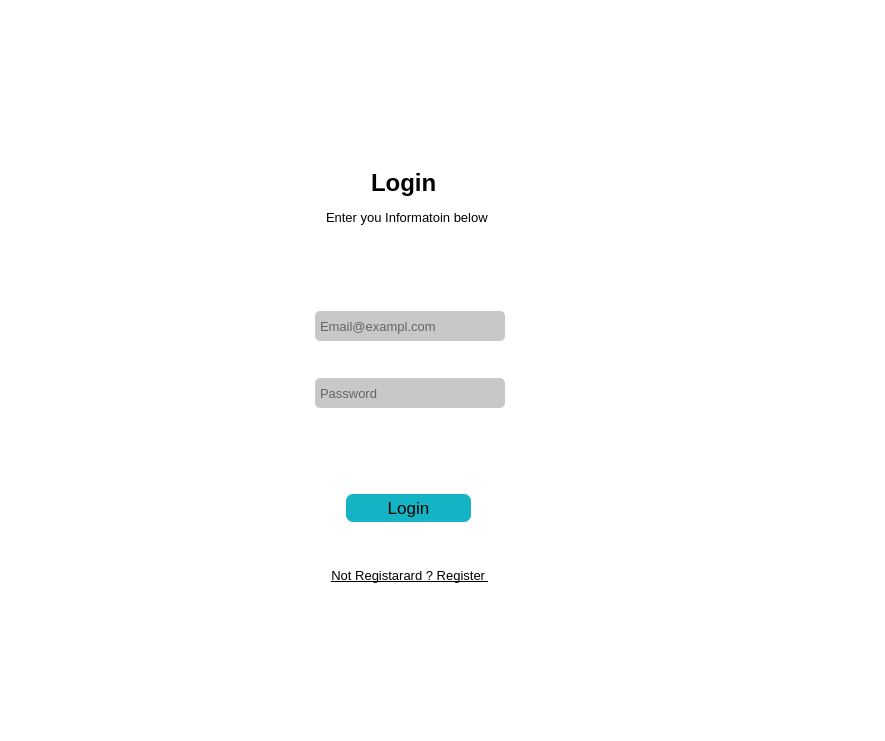
<?xml version="1.0" encoding="UTF-8"?>
<ui version="4.0">
 <class>MainWindow</class>
 <widget class="QMainWindow" name="MainWindow">
  <property name="geometry">
   <rect>
    <x>0</x>
    <y>0</y>
    <width>885</width>
    <height>741</height>
   </rect>
  </property>
  <property name="minimumSize">
   <size>
    <width>720</width>
    <height>500</height>
   </size>
  </property>
  <property name="windowTitle">
   <string>MainWindow</string>
  </property>
  <property name="styleSheet">
   <string notr="true">*{
border:none;
Background-color: transparent;
Background : transparent;
padding:0;
margin:0;
color:#ffff;
}
#centralwidget{
	background-color:;
	background-image:url(:/Image/BGp.jpeg);
	background-size: cover;
    background-size: cover;
    background-position: center;
    background-repeat: no-repeat;
    height: 100vh;
    background-repeat: no-repeat;
    background-size: 100% 100%;;

}
#Login {
    background-color: rgba(255, 255, 255, 0.9); /* Adjust the alpha value as needed */
    border-radius: 20px;
}

#lineEdit , #lineEdit_2 , #lineEdit_3 , #lineEdit_4 , #lineEdit_5 , #lineEdit_6 , #dateEdit , #comboBox , #lineEdit_7 , #lineEdit_8
{
   background-color :rgb(200, 200, 200); 
	padding : 5px 3px;
    border-radius :5px;

}
#pushButton , #pushButton_4 {
background-color : rgb(20, 180, 196);
    border-radius: 7px;
}</string>
  </property>
  <widget class="QWidget" name="centralwidget">
   <layout class="QGridLayout" name="gridLayout_3">
    <item row="0" column="0" alignment="Qt::AlignHCenter|Qt::AlignVCenter">
     <widget class="QWidget" name="widget_2" native="true">
      <property name="minimumSize">
       <size>
        <width>490</width>
        <height>680</height>
       </size>
      </property>
      <property name="maximumSize">
       <size>
        <width>450</width>
        <height>680</height>
       </size>
      </property>
      <layout class="QVBoxLayout" name="verticalLayout">
       <item>
        <widget class="QWidget" name="Login" native="true">
         <property name="minimumSize">
          <size>
           <width>400</width>
           <height>580</height>
          </size>
         </property>
         <property name="maximumSize">
          <size>
           <width>400</width>
           <height>580</height>
          </size>
         </property>
         <layout class="QVBoxLayout" name="verticalLayout_4">
          <item alignment="Qt::AlignHCenter">
           <widget class="QStackedWidget" name="stackedWidget">
            <property name="minimumSize">
             <size>
              <width>390</width>
              <height>0</height>
             </size>
            </property>
            <property name="maximumSize">
             <size>
              <width>400</width>
              <height>16777215</height>
             </size>
            </property>
            <property name="currentIndex">
             <number>0</number>
            </property>
            <widget class="QWidget" name="LoginPage">
             <layout class="QGridLayout" name="gridLayout_2">
              <item row="0" column="2">
               <spacer name="horizontalSpacer_2">
                <property name="orientation">
                 <enum>Qt::Horizontal</enum>
                </property>
                <property name="sizeHint" stdset="0">
                 <size>
                  <width>40</width>
                  <height>20</height>
                 </size>
                </property>
               </spacer>
              </item>
              <item row="1" column="1">
               <widget class="QFrame" name="frame_2">
                <property name="minimumSize">
                 <size>
                  <width>0</width>
                  <height>135</height>
                 </size>
                </property>
                <property name="frameShape">
                 <enum>QFrame::StyledPanel</enum>
                </property>
                <property name="frameShadow">
                 <enum>QFrame::Raised</enum>
                </property>
                <layout class="QGridLayout" name="gridLayout">
                 <item row="1" column="0">
                  <widget class="QLineEdit" name="lineEdit_7">
                   <property name="minimumSize">
                    <size>
                     <width>190</width>
                     <height>30</height>
                    </size>
                   </property>
                   <property name="maximumSize">
                    <size>
                     <width>150</width>
                     <height>27</height>
                    </size>
                   </property>
                   <property name="font">
                    <font>
                     <pointsize>10</pointsize>
                    </font>
                   </property>
                   <property name="placeholderText">
                    <string>Email@exampl.com</string>
                   </property>
                  </widget>
                 </item>
                 <item row="3" column="0">
                  <widget class="QLineEdit" name="lineEdit_8">
                   <property name="minimumSize">
                    <size>
                     <width>190</width>
                     <height>30</height>
                    </size>
                   </property>
                   <property name="maximumSize">
                    <size>
                     <width>150</width>
                     <height>27</height>
                    </size>
                   </property>
                   <property name="font">
                    <font>
                     <pointsize>10</pointsize>
                    </font>
                   </property>
                   <property name="echoMode">
                    <enum>QLineEdit::Password</enum>
                   </property>
                   <property name="placeholderText">
                    <string>Password</string>
                   </property>
                  </widget>
                 </item>
                </layout>
               </widget>
              </item>
              <item row="0" column="1">
               <widget class="QWidget" name="widget_3" native="true">
                <property name="minimumSize">
                 <size>
                  <width>124</width>
                  <height>150</height>
                 </size>
                </property>
                <property name="maximumSize">
                 <size>
                  <width>225</width>
                  <height>16777215</height>
                 </size>
                </property>
                <widget class="QLabel" name="label_9">
                 <property name="geometry">
                  <rect>
                   <x>80</x>
                   <y>10</y>
                   <width>61</width>
                   <height>61</height>
                  </rect>
                 </property>
                 <property name="minimumSize">
                  <size>
                   <width>50</width>
                   <height>50</height>
                  </size>
                 </property>
                 <property name="maximumSize">
                  <size>
                   <width>64</width>
                   <height>64</height>
                  </size>
                 </property>
                 <property name="text">
                  <string/>
                 </property>
                 <property name="pixmap">
                  <pixmap resource="resFile.qrc">:/icon/Image/icons/add-friend50px.png</pixmap>
                 </property>
                </widget>
                <widget class="QLabel" name="label_10">
                 <property name="geometry">
                  <rect>
                   <x>65</x>
                   <y>80</y>
                   <width>91</width>
                   <height>31</height>
                  </rect>
                 </property>
                 <property name="font">
                  <font>
                   <pointsize>18</pointsize>
                   <bold>true</bold>
                  </font>
                 </property>
                 <property name="layoutDirection">
                  <enum>Qt::LeftToRight</enum>
                 </property>
                 <property name="autoFillBackground">
                  <bool>false</bool>
                 </property>
                 <property name="text">
                  <string>Login</string>
                 </property>
                </widget>
                <widget class="QLabel" name="label_11">
                 <property name="geometry">
                  <rect>
                   <x>20</x>
                   <y>120</y>
                   <width>171</width>
                   <height>20</height>
                  </rect>
                 </property>
                 <property name="font">
                  <font>
                   <pointsize>10</pointsize>
                  </font>
                 </property>
                 <property name="text">
                  <string>Enter you Informatoin below</string>
                 </property>
                </widget>
               </widget>
              </item>
              <item row="0" column="0">
               <spacer name="horizontalSpacer">
                <property name="orientation">
                 <enum>Qt::Horizontal</enum>
                </property>
                <property name="sizeHint" stdset="0">
                 <size>
                  <width>40</width>
                  <height>20</height>
                 </size>
                </property>
               </spacer>
              </item>
              <item row="2" column="1">
               <widget class="QFrame" name="frame_3">
                <property name="minimumSize">
                 <size>
                  <width>209</width>
                  <height>100</height>
                 </size>
                </property>
                <property name="frameShape">
                 <enum>QFrame::StyledPanel</enum>
                </property>
                <property name="frameShadow">
                 <enum>QFrame::Raised</enum>
                </property>
                <widget class="QPushButton" name="pushButton_3">
                 <property name="geometry">
                  <rect>
                   <x>19</x>
                   <y>109</y>
                   <width>170</width>
                   <height>25</height>
                  </rect>
                 </property>
                 <property name="minimumSize">
                  <size>
                   <width>170</width>
                   <height>25</height>
                  </size>
                 </property>
                 <property name="maximumSize">
                  <size>
                   <width>160</width>
                   <height>25</height>
                  </size>
                 </property>
                 <property name="font">
                  <font>
                   <pointsize>10</pointsize>
                   <underline>true</underline>
                  </font>
                 </property>
                 <property name="text">
                  <string>Not Registarard ? Register </string>
                 </property>
                </widget>
                <widget class="QPushButton" name="pushButton_4">
                 <property name="geometry">
                  <rect>
                   <x>40</x>
                   <y>40</y>
                   <width>125</width>
                   <height>28</height>
                  </rect>
                 </property>
                 <property name="minimumSize">
                  <size>
                   <width>125</width>
                   <height>28</height>
                  </size>
                 </property>
                 <property name="maximumSize">
                  <size>
                   <width>125</width>
                   <height>28</height>
                  </size>
                 </property>
                 <property name="font">
                  <font>
                   <pointsize>13</pointsize>
                   <italic>false</italic>
                   <bold>false</bold>
                   <strikeout>false</strikeout>
                   <stylestrategy>PreferAntialias</stylestrategy>
                   <kerning>true</kerning>
                  </font>
                 </property>
                 <property name="text">
                  <string>Login</string>
                 </property>
                </widget>
               </widget>
              </item>
             </layout>
            </widget>
            <widget class="QWidget" name="RegisterPage">
             <widget class="QWidget" name="widget" native="true">
              <property name="geometry">
               <rect>
                <x>100</x>
                <y>11</y>
                <width>201</width>
                <height>131</height>
               </rect>
              </property>
              <widget class="QLabel" name="label">
               <property name="geometry">
                <rect>
                 <x>70</x>
                 <y>0</y>
                 <width>61</width>
                 <height>61</height>
                </rect>
               </property>
               <property name="minimumSize">
                <size>
                 <width>50</width>
                 <height>50</height>
                </size>
               </property>
               <property name="maximumSize">
                <size>
                 <width>64</width>
                 <height>64</height>
                </size>
               </property>
               <property name="text">
                <string/>
               </property>
               <property name="pixmap">
                <pixmap resource="resFile.qrc">:/icon/Image/icons/add-friend50px.png</pixmap>
               </property>
              </widget>
              <widget class="QLabel" name="label_2">
               <property name="geometry">
                <rect>
                 <x>50</x>
                 <y>70</y>
                 <width>91</width>
                 <height>31</height>
                </rect>
               </property>
               <property name="font">
                <font>
                 <pointsize>18</pointsize>
                 <bold>true</bold>
                </font>
               </property>
               <property name="text">
                <string>Sign Up</string>
               </property>
              </widget>
              <widget class="QLabel" name="label_3">
               <property name="geometry">
                <rect>
                 <x>20</x>
                 <y>107</y>
                 <width>171</width>
                 <height>20</height>
                </rect>
               </property>
               <property name="font">
                <font>
                 <pointsize>10</pointsize>
                </font>
               </property>
               <property name="text">
                <string>Enter you Informatoin below</string>
               </property>
              </widget>
             </widget>
             <widget class="QFrame" name="frame">
              <property name="geometry">
               <rect>
                <x>10</x>
                <y>160</y>
                <width>371</width>
                <height>311</height>
               </rect>
              </property>
              <property name="styleSheet">
               <string notr="true">*{

}</string>
              </property>
              <property name="frameShape">
               <enum>QFrame::StyledPanel</enum>
              </property>
              <property name="frameShadow">
               <enum>QFrame::Raised</enum>
              </property>
              <widget class="QLineEdit" name="lineEdit_2">
               <property name="geometry">
                <rect>
                 <x>9</x>
                 <y>140</y>
                 <width>170</width>
                 <height>27</height>
                </rect>
               </property>
               <property name="minimumSize">
                <size>
                 <width>170</width>
                 <height>27</height>
                </size>
               </property>
               <property name="maximumSize">
                <size>
                 <width>150</width>
                 <height>27</height>
                </size>
               </property>
               <property name="font">
                <font>
                 <pointsize>10</pointsize>
                </font>
               </property>
               <property name="echoMode">
                <enum>QLineEdit::Password</enum>
               </property>
               <property name="placeholderText">
                <string>Password</string>
               </property>
              </widget>
              <widget class="QLineEdit" name="lineEdit_3">
               <property name="geometry">
                <rect>
                 <x>9</x>
                 <y>181</y>
                 <width>170</width>
                 <height>27</height>
                </rect>
               </property>
               <property name="minimumSize">
                <size>
                 <width>170</width>
                 <height>27</height>
                </size>
               </property>
               <property name="maximumSize">
                <size>
                 <width>170</width>
                 <height>27</height>
                </size>
               </property>
               <property name="font">
                <font>
                 <pointsize>10</pointsize>
                </font>
               </property>
               <property name="echoMode">
                <enum>QLineEdit::Password</enum>
               </property>
               <property name="placeholderText">
                <string>Confirm Password</string>
               </property>
              </widget>
              <widget class="QLineEdit" name="lineEdit_5">
               <property name="geometry">
                <rect>
                 <x>9</x>
                 <y>58</y>
                 <width>170</width>
                 <height>27</height>
                </rect>
               </property>
               <property name="minimumSize">
                <size>
                 <width>170</width>
                 <height>27</height>
                </size>
               </property>
               <property name="maximumSize">
                <size>
                 <width>150</width>
                 <height>27</height>
                </size>
               </property>
               <property name="font">
                <font>
                 <pointsize>10</pointsize>
                </font>
               </property>
               <property name="placeholderText">
                <string>Email@exampl.com</string>
               </property>
              </widget>
              <widget class="QLineEdit" name="lineEdit_6">
               <property name="geometry">
                <rect>
                 <x>9</x>
                 <y>99</y>
                 <width>170</width>
                 <height>27</height>
                </rect>
               </property>
               <property name="minimumSize">
                <size>
                 <width>170</width>
                 <height>27</height>
                </size>
               </property>
               <property name="maximumSize">
                <size>
                 <width>150</width>
                 <height>27</height>
                </size>
               </property>
               <property name="font">
                <font>
                 <pointsize>10</pointsize>
                </font>
               </property>
               <property name="echoMode">
                <enum>QLineEdit::Normal</enum>
               </property>
               <property name="placeholderText">
                <string>Phone Number</string>
               </property>
              </widget>
              <widget class="QLineEdit" name="lineEdit">
               <property name="geometry">
                <rect>
                 <x>9</x>
                 <y>17</y>
                 <width>130</width>
                 <height>27</height>
                </rect>
               </property>
               <property name="minimumSize">
                <size>
                 <width>130</width>
                 <height>27</height>
                </size>
               </property>
               <property name="maximumSize">
                <size>
                 <width>130</width>
                 <height>27</height>
                </size>
               </property>
               <property name="font">
                <font>
                 <pointsize>10</pointsize>
                </font>
               </property>
               <property name="placeholderText">
                <string>Firstname</string>
               </property>
              </widget>
              <widget class="QLineEdit" name="lineEdit_4">
               <property name="geometry">
                <rect>
                 <x>210</x>
                 <y>17</y>
                 <width>130</width>
                 <height>27</height>
                </rect>
               </property>
               <property name="minimumSize">
                <size>
                 <width>130</width>
                 <height>27</height>
                </size>
               </property>
               <property name="maximumSize">
                <size>
                 <width>130</width>
                 <height>27</height>
                </size>
               </property>
               <property name="font">
                <font>
                 <pointsize>10</pointsize>
                </font>
               </property>
               <property name="placeholderText">
                <string>Last name</string>
               </property>
              </widget>
              <widget class="QLabel" name="label_4">
               <property name="geometry">
                <rect>
                 <x>12</x>
                 <y>229</y>
                 <width>201</width>
                 <height>16</height>
                </rect>
               </property>
               <property name="font">
                <font>
                 <pointsize>10</pointsize>
                </font>
               </property>
               <property name="text">
                <string>Date of birth : mm/dd/yyyy</string>
               </property>
              </widget>
              <widget class="QDateEdit" name="dateEdit">
               <property name="geometry">
                <rect>
                 <x>228</x>
                 <y>222</y>
                 <width>121</width>
                 <height>26</height>
                </rect>
               </property>
              </widget>
              <widget class="QLabel" name="label_5">
               <property name="geometry">
                <rect>
                 <x>10</x>
                 <y>272</y>
                 <width>195</width>
                 <height>16</height>
                </rect>
               </property>
               <property name="font">
                <font>
                 <pointsize>10</pointsize>
                </font>
               </property>
               <property name="text">
                <string>Are you a doctor or a pharmacist?</string>
               </property>
              </widget>
              <widget class="QComboBox" name="comboBox">
               <property name="geometry">
                <rect>
                 <x>227</x>
                 <y>270</y>
                 <width>121</width>
                 <height>26</height>
                </rect>
               </property>
               <item>
                <property name="text">
                 <string>Doctor</string>
                </property>
               </item>
               <item>
                <property name="text">
                 <string>Pharmacist</string>
                </property>
               </item>
              </widget>
             </widget>
             <widget class="QPushButton" name="pushButton">
              <property name="geometry">
               <rect>
                <x>130</x>
                <y>476</y>
                <width>125</width>
                <height>28</height>
               </rect>
              </property>
              <property name="minimumSize">
               <size>
                <width>125</width>
                <height>28</height>
               </size>
              </property>
              <property name="maximumSize">
               <size>
                <width>125</width>
                <height>28</height>
               </size>
              </property>
              <property name="font">
               <font>
                <pointsize>13</pointsize>
                <italic>false</italic>
                <bold>false</bold>
                <strikeout>false</strikeout>
                <stylestrategy>PreferAntialias</stylestrategy>
                <kerning>true</kerning>
               </font>
              </property>
              <property name="text">
               <string>Register</string>
              </property>
             </widget>
             <widget class="QPushButton" name="pushButton_2">
              <property name="geometry">
               <rect>
                <x>110</x>
                <y>520</y>
                <width>160</width>
                <height>25</height>
               </rect>
              </property>
              <property name="minimumSize">
               <size>
                <width>160</width>
                <height>25</height>
               </size>
              </property>
              <property name="maximumSize">
               <size>
                <width>160</width>
                <height>25</height>
               </size>
              </property>
              <property name="font">
               <font>
                <pointsize>10</pointsize>
                <underline>true</underline>
               </font>
              </property>
              <property name="text">
               <string>Already Registarard ? Login</string>
              </property>
             </widget>
            </widget>
           </widget>
          </item>
         </layout>
        </widget>
       </item>
      </layout>
     </widget>
    </item>
   </layout>
  </widget>
  <widget class="QMenuBar" name="menubar">
   <property name="geometry">
    <rect>
     <x>0</x>
     <y>0</y>
     <width>885</width>
     <height>22</height>
    </rect>
   </property>
  </widget>
  <widget class="QStatusBar" name="statusbar"/>
 </widget>
 <resources>
  <include location="resFile.qrc"/>
 </resources>
 <connections/>
</ui>
